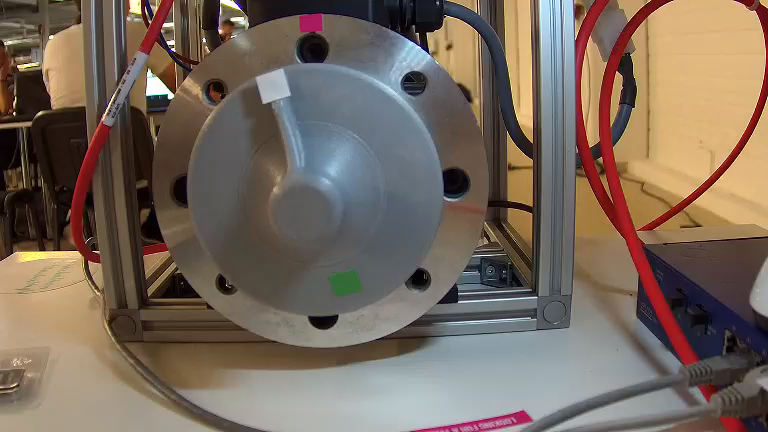
#> input picture images/output1out1.png, 768 x 432 px
$ python image_recognition.py   (older library calls are emulated)
#> lines starting #> are read from the running program, lines starting #| are printed output that depends on the picture; after the words box and inside, x2 and y2 are one past the last pixel; in counts of white or black regions, pixels touching at a corner belong together
#> further down, image is the input picture: shape (432, 768, 3); mean B, G, R 92.7, 105, 119.8
import numpy as np
import cv2# as cv
import math
import time
#import matplotlib.pyplot as plt


def findCircle(img):
    gray = cv2.cvtColor(img, cv2.COLOR_BGR2GRAY)
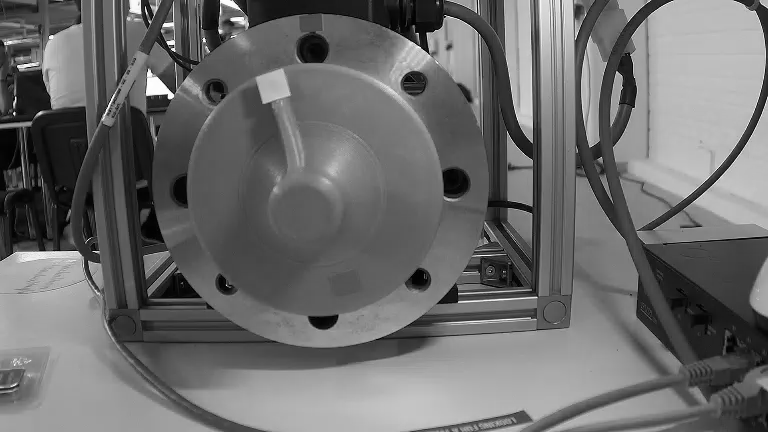
#> gray: shape (432, 768); min 0, max 254, mean 108

    height = np.size(img, 0)
#> height = 432
    width = np.size(img, 1)
#> width = 768
    dw = 200
    resized = cv2.resize(gray, (dw, int(dw/width * height)))
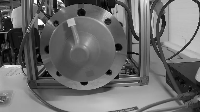
#> resized: shape (112, 200); min 1, max 254, mean 107.9

    coeff = width / dw
#> coeff = 3.84


    circles = cv2.HoughCircles(resized, cv2.HOUGH_GRADIENT, 1.2, 100)
#> circles = None

    biggest_circle = (0, 0, 0)

    # ensure at least some circles were found
    if circles is not None:
        # convert the (x, y) coordinates and radius of the circles to integers
        circles = np.round(circles[0, :]).astype("int")
        #
        # def byRadius(_x, _y, r):
        #     return r

        np.sort(circles, )

        biggest_circle = circles[0]

        #print(circles)

        # # loop over the (x, y) coordinates and radius of the circles
        # for (x, y, r) in circles:
        #     # draw the circle in the output image, then draw a rectangle
        #     # corresponding to the center of the circle
        #     cv2.circle(resized, (x, y), r, (0, 255, 0), 4)
        #     cv2.rectangle(resized, (x - 5, y - 5), (x + 5, y + 5), (0, 128, 255), -1)

    biggest_circle = biggest_circle[0] * coeff, biggest_circle[1] * coeff, biggest_circle[2] * coeff
#> biggest_circle = (0, 0, 0)

    return resized, biggest_circle


def findColor(img, lower, upper):

    in_range = cv2.inRange(img, lower, upper)

    kernal = np.ones((5 ,5), "uint8")
    dilated=cv2.dilate(in_range, kernal)
    #res=cv2.bitwise_and(img, img, mask = dilated)

    (_, contours, hierarchy) = cv2.findContours(in_range, cv2.RETR_TREE, cv2.CHAIN_APPROX_SIMPLE)
    max_x = 0
    max_y = 0
    max_area = 0
    for pic, contour in enumerate(contours):
        area = cv2.contourArea(contour)

        if area > max_area:
            x, y, w, h = cv2.boundingRect(contour)
            max_area = area
            max_x = x
            max_y = y

    return max_x, max_y


circles = []
circles_i = 0

def get_angle(img):
    start = time.time()
    global circles_i
    #global max_circle
    #gray = cv2.cvtColor(img, cv2.COLOR_BGR2GRAY)

    #magenta_lower = np.array([22,60,200],np.uint8)
    #magenta_upper = np.array([60,255,255],np.uint8)
    green_lower = np.array([50, 60, 60], np.uint8)
    green_upper = np.array([80, 150, 150], np.uint8)

    magenta_lower = np.array([150, 100, 30], np.uint8)
    magenta_upper = np.array([165, 500, 500], np.uint8)


    sens = 70
    white_lower = np.array([0,0,255-sens], np.uint8)
    white_upper = np.array([255,sens,255], np.uint8)

    if len(circles) > 5 or circles_i % 30 == 0:
        resized, circle = findCircle(img)
#> circle = (0, 0, 0)
        x, y, r = (int(x) for x in circle)
#> x = 0; y = 0; r = 0

        circles.append((x, y, r))
        circles_i += 1

    max_circle = (0, 0, 0)

    cirles_max_len = 20
    if len(circles) > cirles_max_len:
        print("Popping {} values".format(len(circles) - cirles_max_len))
        for i in range(len(circles) - cirles_max_len):
            circles.pop(0)

    for circle in circles:
        x, y, r = circle
        if r > max_circle[2]:
            max_circle = (x,y,r)
        else:
            x, y, r = max_circle
#> this loop made 1 pass
#> after the loop, max_circle = (0, 0, 0)
    print((x, y, r))
#| (0, 0, 0)
    #x, y, r = ()

    height,width,depth = img.shape
#> height = 432; width = 768; depth = 3
    circle_img = np.zeros((height,width), np.uint8)
    cv2.circle(circle_img,(x,y),r,1,thickness=-1)
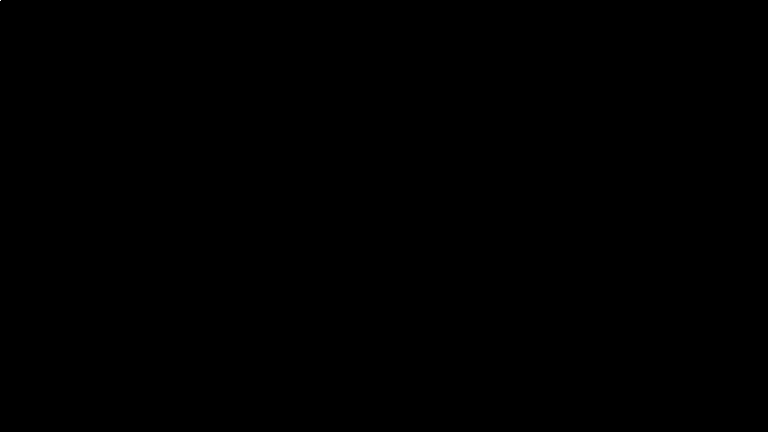
#> circle_img: shape (432, 768); values 0 (black) and 1 (white), 0% white in thin lines or dots, all inside (x1, y1, x2, y2) = (0, 0, 1, 1)

    masked_data = cv2.bitwise_and(img, img, mask=circle_img)

    masked_data_hsv = cv2.cvtColor(masked_data, cv2.COLOR_BGR2HSV)
#> masked_data_hsv: shape (432, 768, 3); mean H, S, V 0, 0, 0

    g_rect = findColor(masked_data_hsv, green_lower, green_upper)
#> in findColor, `in_range = cv2.inRange(img, lower, upper)`: in_range: shape (432, 768); every value is 0
#> in findColor, `(_, contours, hierarchy) = cv2.findContours(in_range, cv2.RETR_TREE, c..`: contours = []
#> after the loop in findColor, `for pic, contour in enumerate(contours):`: max_area = 0
#> g_rect = (0, 0)

    m_rect = findColor(masked_data_hsv, magenta_lower, magenta_upper)
#> m_rect = (0, 0)

    w_rect = findColor(masked_data_hsv, white_lower, white_upper)
#> w_rect = (0, 0)

    y_m_d = m_rect[1] - y
#> y_m_d = 0
    x_m_d =  m_rect[0] - x
#> x_m_d = 0
    m_angle = math.atan2(y_m_d,x_m_d) * 360 / (2*math.pi)
#> m_angle = 0
    m_angle = 360 - (-m_angle) + 90
#> m_angle = 450
    #print("y {} x {} angle {}".format(y_m_d, x_m_d, m_angle))

    y_g_d = g_rect[1] - y
#> y_g_d = 0
    x_g_d = g_rect[0] - x
#> x_g_d = 0
    g_angle = math.atan2(y_g_d,x_g_d) * 360 / (2*math.pi)
#> g_angle = 0
    g_angle = 360 - (-g_angle) + 90
#> g_angle = 450

    # print("y {} x {} angle {}".format(y_g_d, x_g_d, g_angle))
    #
    cv2.rectangle(masked_data, (g_rect[0], g_rect[1]), (g_rect[0]+10, g_rect[1]+10), (255, 0, 0), 3)
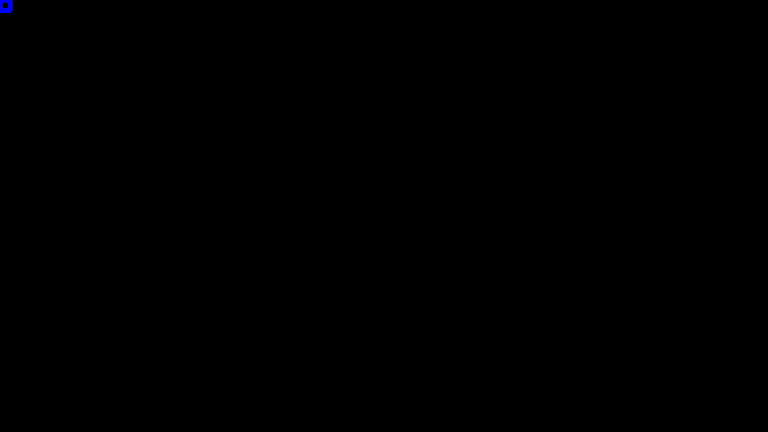
#> masked_data: shape (432, 768, 3); mean B, G, R 0.1, 0, 0
    cv2.rectangle(masked_data, (m_rect[0], m_rect[1]), (m_rect[0]+10, m_rect[1]+10), (255, 0, 0), 3)
    cv2.rectangle(masked_data, (w_rect[0], w_rect[1]), (w_rect[0]+10, w_rect[1]+10), (255, 0, 0), 3)
    # [7 lines of commented-out code are left out]

    end = time.time()

    #print("get_angle {}".format(end - start))

    return g_angle - 180 - m_angle, masked_data


if __name__ == "__main__":
    image = cv2.imread('../images/output1out1.png', cv2.IMREAD_COLOR)

    print(get_angle(image))
#> (printed output is left out)
